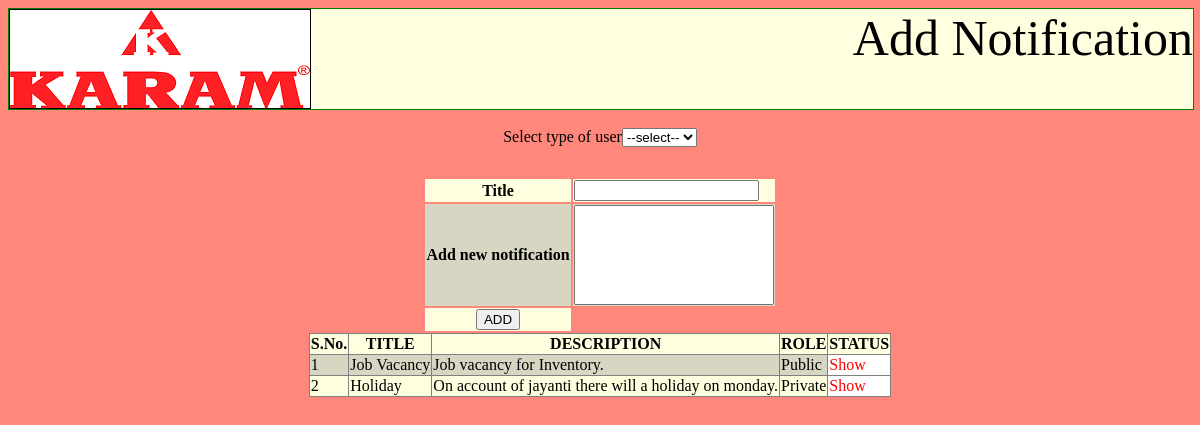
Screenshot of /addnotification.php with the database file from the repository.
### tables this page shows
CREATE TABLE IF NOT EXISTS `tbl_notification` (
  `note_id` int(11) NOT NULL AUTO_INCREMENT,
  `title` varchar(200) NOT NULL,
  `description` text NOT NULL,
  `status` varchar(20) NOT NULL DEFAULT 'hide',
  `role` varchar(15) NOT NULL,
  PRIMARY KEY (`note_id`)
);

### addnotification.php (the view, shortened to what this page needs)
<html>
<head>
<link href="css/adddeptstyle.css" type="text/css" rel="stylesheet"/>
</head>
<body>
<div id="header">
<div id="logo"></div>
Add Notification</div>
<center>
<table style="margin-top:30px;border-radius:5px;">
<form action="addnotecode.php" method="post">
Select type of user<select name="role">--select--
<option value="">--select--</option>
</select>
<tr><th>Title</th><td><input type="text" name="title"/></td></tr>
<tr><th>Add new notification</th>
<td><textarea name="description" style="height:100px;width:200px;resize:none;"></textarea></td>
</tr>
<tr>
<td><center><input type="submit" value="ADD"/></center></td>
</tr></table>
<table border="1" style="border-collapse:collapse;border-radius:3px;">
<tr>
<th>S.No.</th>
<th>TITLE</th>
<th>DESCRIPTION</th>
<th>ROLE</th>
<th>STATUS</th></tr>
<?php
$query="select * from tbl_notification;";
$res=mysql_query($query);
$a=1;
while($row=mysql_fetch_assoc($res))
{
	$note_id=$row['note_id'];
	?>
	<tr>
	<td style="cursor:not-allowed"><?php echo $a;?></td>
	<td style="cursor:not-allowed"><?php echo $row['title'];?></td>
	<td style="cursor:not-allowed"><?php echo $row['description'];?></td>
	<td style="cursor:not-allowed"><?php echo $row['role'];?></td>
	<?php  $status=$row['status'];
if($status=="Show")
{
	?>
	<td style="background:white;"><a style="color:red;" href='shownote.php?token=<?php echo $note_id;?>'><?php echo  $status; ?></a></td>
<?php
}
else
{
	?>
	<td style="background:white;"><a style="color:blue" href='hidenote.php?token=<?php echo $note_id;?>'><?php echo $status; ?></a></td>
<?php
}
?>
	</tr>
	<?php
	$a++;
}
?>
</table>
</center>
</body>
</html>

### css/adddeptstyle.css (style rules this page uses)
a { text-decoration:none; }
tr { background:lightyellow; }
tr:nth-child(even) { background-color:#d6d6c2; }
#header { height:100px; width:100%; border:1px solid green; text-align:right; font-size:50px; background-color:lightyellow; }
#logo { height:98px; width:300px; border:1px solid; background-image:url('../images/logo.png'); float:left; }
body { background-color:rgb(256,135,123); }

### rows the page displays
tbl_notification: title "Job Vacancy", description "Job vacancy for Inventory.", role "Public", status "Show"
tbl_notification: title "Holiday", description "On account of jayanti there will a holiday on monday.", role "Private", status "Show"
